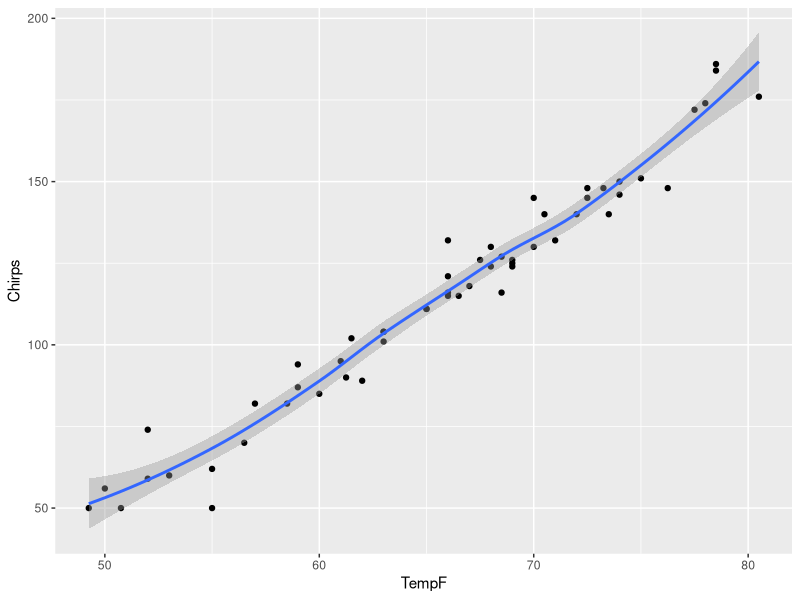
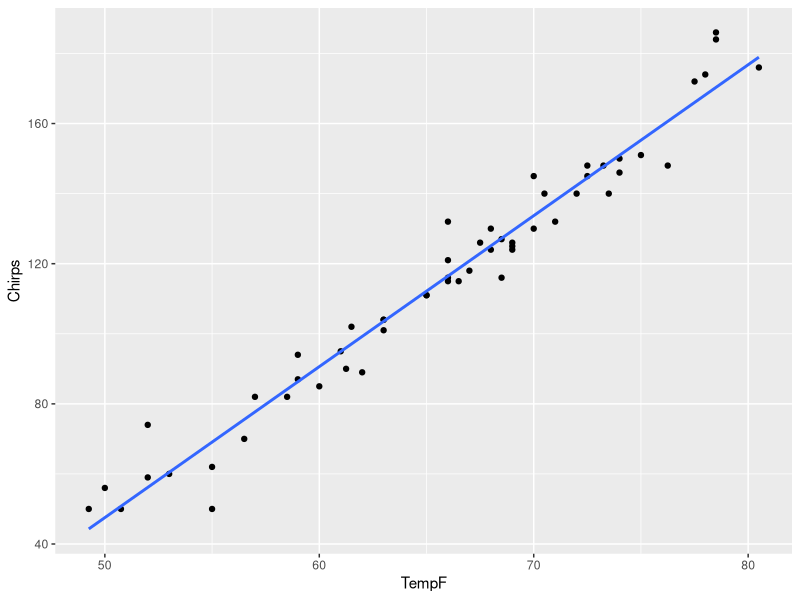
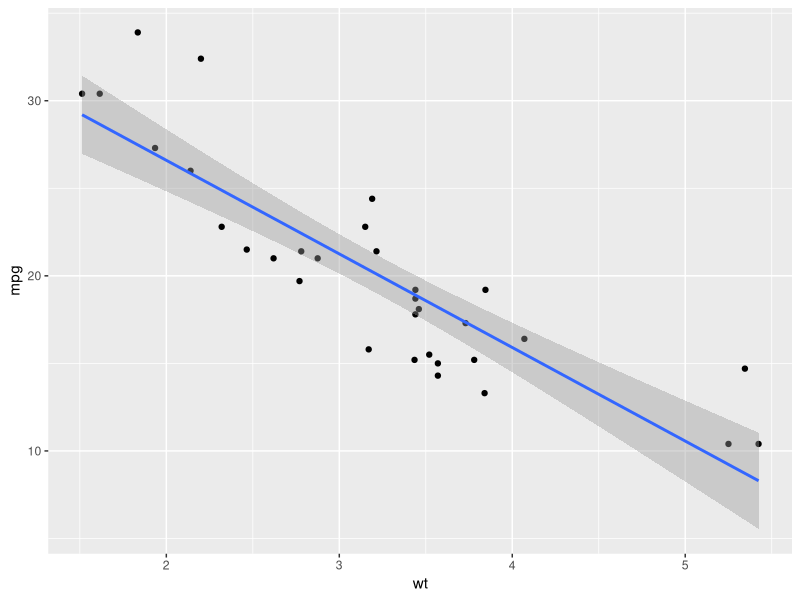

Recreate these plots in R, in order.
# The function ifelse()
library(ggplot2)
age <- 16:24
age

ifelse(age > 19, "OLD", "YOUNG")

ageCat <- ifelse(age > 19, "OLD", "YOUNG")

c <- read.csv('07c - Crickets.csv')

ggplot(c, aes(x = TempF, y = Chirps)) +
  geom_point() +
  geom_smooth()

ggplot(c, aes(x = TempF, y = Chirps)) +
  geom_point() +
  geom_smooth(method = 'lm', se = FALSE)

# ~ means 'explained by' in R
CricketReg <- lm(c$TempF ~ c$Chirps)

CricketReg
class(CricketReg)
mode(CricketReg)

# correlation coefficient
cor(c$TempF, c$Chirps)

mtcars

ggplot(mtcars, aes(x = wt, y = mpg)) +
  geom_point() +
  geom_smooth(method = 'lm')

CarMpgReg <- lm(mtcars$mpg ~ mtcars$wt)
cor(mtcars$wt, mtcars$mpg)
cor(mtcars$mpg, mtcars$wt)
CarMpgReg
